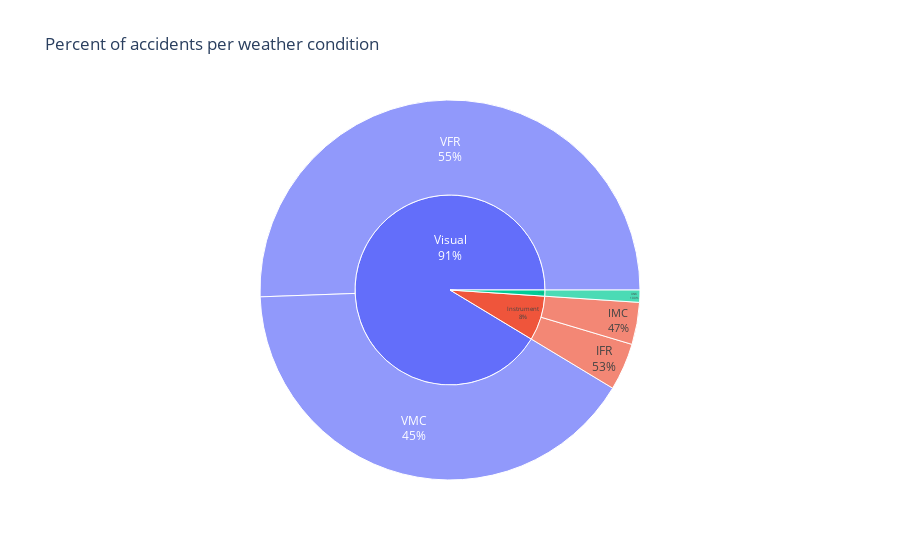

This figure's notebook cell:
### Code cell
fig = px.sunburst(
    data,
    path=['Condition', 'Code'],
    values='count',
    title='Percent of accidents per weather condition'
)
fig.update_traces(textinfo='label+percent parent')
# fig.update_layout(margin = dict(t=0, l=0, r=0, b=0))
fig.update_traces(insidetextorientation='horizontal')
fig.show()

### Figure 1 — Plotly figure (JSON) as saved in the notebook; plotly's stock layout.template omitted (floating-point values rounded to 4 significant figures)
{"data": [{"branchvalues": "total", "domain": {"x": [0, 1], "y": [0, 1]}, "hovertemplate": "labels=%{label}<br>count=%{value}<br>parent=%{parent}<br>id=%{id}<extra></extra>", "ids": ["Instrument/IFR", "Instrument/IMC", "Unknown/UNK", "Visual/VFR", "Visual/VMC", "Instrument", "Unknown", "Visual"], "insidetextorientation": "horizontal", "labels": ["IFR", "IMC", "UNK", "VFR", "VMC", "Instrument", "Unknown", "Visual"], "name": "", "parents": ["Instrument", "Instrument", "Unknown", "Visual", "Visual", "", "", ""], "textinfo": "label+percent parent", "type": "sunburst", "values": [5523, 4924, 1428, 69498, 56040, 10447, 1428, 125538]}], "layout": {"legend": {"tracegroupgap": 0}, "title": {"text": "Percent of accidents per weather condition"}}}
